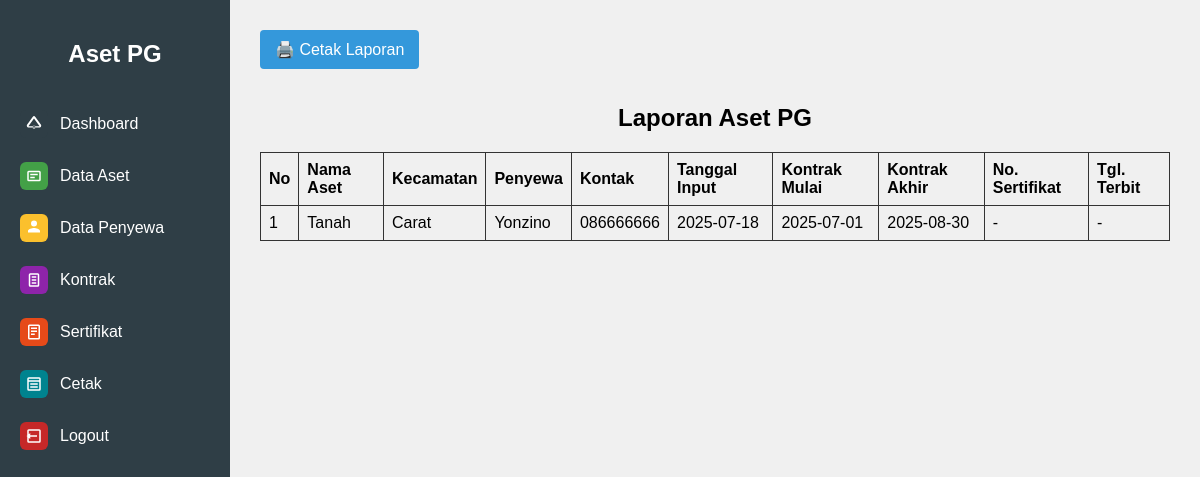
Screenshot of /pages/laporan.php (signed in) with the database file from the repository.
### tables this page shows
CREATE TABLE `kontrak` (
  `id` int(11) NOT NULL,
  `aset_id` int(11) DEFAULT NULL,
  `penyewa_id` int(11) DEFAULT NULL,
  `tanggal_mulai` date DEFAULT NULL,
  `tanggal_akhir` date DEFAULT NULL
);

CREATE TABLE `aset` (
  `id` int(11) NOT NULL,
  `nama_aset` varchar(100) DEFAULT NULL,
  `kecamatan` varchar(100) DEFAULT NULL,
  `penyewa_id` int(11) DEFAULT NULL,
  `tanggal_input` date DEFAULT NULL
);

CREATE TABLE `penyewa` (
  `id` int(11) NOT NULL,
  `nama` varchar(100) DEFAULT NULL,
  `kontak` varchar(100) DEFAULT NULL
);

### pages/laporan.php (the view, shortened to what this page needs)
<?php
include '../includes/db.php';
include '../includes/sidebar.php';
$query = "
    SELECT
        aset.nama_aset,
        aset.kecamatan,
        aset.tanggal_input,
        penyewa.nama AS nama_penyewa,
        penyewa.kontak,
        kontrak.tanggal_mulai,
        kontrak.tanggal_akhir,
        sertifikat.nomor_sertifikat,
        sertifikat.tanggal_terbit
    FROM aset
    LEFT JOIN penyewa ON aset.penyewa_id = penyewa.id
    LEFT JOIN kontrak ON kontrak.aset_id = aset.id
    LEFT JOIN sertifikat ON sertifikat.aset_id = aset.id
";
$result = mysqli_query($conn, $query);
?>
<!DOCTYPE html>
<html>
<head>
</head>
<body>
  <div class="content">
    <a href="#" class="btn-print" onclick="window.print()">🖨️ Cetak Laporan</a>
    <h2 class="screen-title">Laporan Aset PG</h2>
    <table>
      <tr>
        <th>No</th>
        <th>Nama Aset</th>
        <th>Kecamatan</th>
        <th>Penyewa</th>
        <th>Kontak</th>
        <th>Tanggal Input</th>
        <th>Kontrak Mulai</th>
        <th>Kontrak Akhir</th>
        <th>No. Sertifikat</th>
        <th>Tgl. Terbit</th>
      </tr>
      <?php $no = 1; while ($row = mysqli_fetch_assoc($result)) : ?>
      <tr>
        <td><?= $no++ ?></td>
        <td><?= htmlspecialchars($row['nama_aset']) ?></td>
        <td><?= htmlspecialchars($row['kecamatan']) ?></td>
        <td><?= htmlspecialchars($row['nama_penyewa'] ?? '-') ?></td>
        <td><?= htmlspecialchars($row['kontak'] ?? '-') ?></td>
        <td><?= $row['tanggal_input'] ?></td>
        <td><?= $row['tanggal_mulai'] ?? '-' ?></td>
        <td><?= $row['tanggal_akhir'] ?? '-' ?></td>
        <td><?= $row['nomor_sertifikat'] ?? '-' ?></td>
        <td><?= $row['tanggal_terbit'] ?? '-' ?></td>
      </tr>
      <?php endwhile; ?>
    </table>
  </div>
</body>
</html>

### pages/laporan.php (style rules this page uses)
body { font-family: Arial, sans-serif; background: #f0f0f0ff; color: black; margin: 0; padding: 0; display: flex; }
.content { margin-left: 230px; padding: 30px; width: calc(100% - 230px); transition: margin-left 0.4s cubic-bezier(.4,2,.6,1), width 0.4s cubic-bezier(.4,2,.6,1); }
h2 { text-align: center; }
table { width: 100%; border-collapse: collapse; margin-top: 20px; }
table, th, td { border: 1px solid #333; }
th, td { padding: 8px; text-align: left; }
.btn-print { display: inline-block; margin-bottom: 15px; padding: 10px 15px; background: #3498db; color: white; text-decoration: none; border-radius: 4px; }

### rows the page displays
kontrak: aset.nama_aset "Tanah", aset.kecamatan "Carat", penyewa.nama "Yonzino", penyewa.kontak "086666666", aset.tanggal_input "2025-07-18", tanggal_mulai "2025-07-01", tanggal_akhir "2025-08-30", nomor_sertifikat "-", tanggal_terbit "-"
